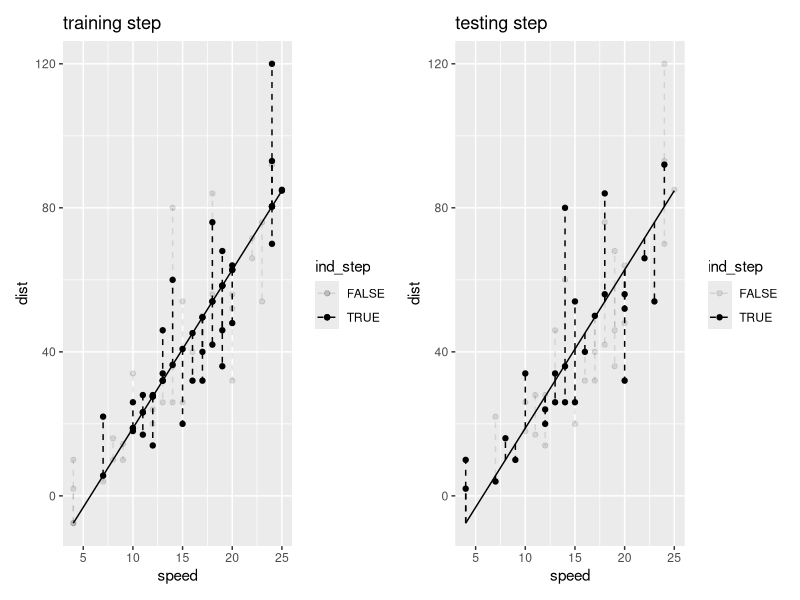

The R source for this figure:
## ---- chunk 1
knitr::opts_chunk$set(echo = TRUE)
options(tidyverse.quiet = TRUE)
## ---- chunk 2
library(tidyverse)


compute_split <- function(data = cars, scales, seed = getOption("seed", 1999), step = getOption("tt_step", "train")){
  
  set.seed(seed)
  n <- nrow(data)
  n_train = (n/2) |> round()
  which_train_num <- sample(1:n, size = n_train,  replace = F)
  
  data |> 
    mutate(train_test = ifelse(row_number() %in% which_train_num, "train", "test")) |>
    mutate(ind_step = train_test == step)
  
  # 
  #   mutate()
  #   
  #   
  # which_train <- 1:n %in% which_train_num 
  # which_test <- !which_train
  # 
  # if(step == "train"){
  #   data |> _[which_train, ]
  # }else{
  #     data |> _[which_test, ]
  #   }
  
}

StatSplit <- ggproto("StatSplit", Stat,
                           compute_panel = compute_split,
                           default_aes = aes(alpha = after_stat(ind_step)))

cars |>
  rename(x = speed, y = dist) |>
  compute_split() |>
  head()



compute_split_lm <- function(data, scales, step = getOption("tt_step", "train")){
  
  data <- data |> compute_split(step = step)

  data$yend = data$y
  data$xend = data$x

  model <- lm(y ~ x, data = data |> filter(train_test == "train"))

  data$y = predict(model, data)

  data
  
}


StatLmSplit <- ggproto("StatLmSplit", Stat,
                        compute_panel = compute_split_lm,
                        default_aes = aes(alpha = after_stat(ind_step)))

cars |>
  rename(x = speed, y = dist) |>
  compute_split_lm() |>
  head()
## ---- chunk 3
# train
ggplot(cars) + 
  aes(speed, dist) +
  geom_point(stat = StatSplit) + 
  geom_line(stat = StatLmSplit, step = "test", alpha = 1) + 
  geom_point(stat = StatLmSplit) + 
  geom_segment(stat = StatLmSplit, lty = "dashed") + 
  labs(title = "training step") ->
p_test

# test
ggplot(cars) + 
  aes(speed, dist) +
  geom_point(stat = StatSplit, step = "test") + 
  geom_line(stat = StatLmSplit, step = "test", alpha = 1) + 
  # geom_point(stat = StatLmSplit, step = "test") +
  geom_segment(stat = StatLmSplit, step = "test", lty = "dashed") + 
  labs(title = "testing step")  ->
p_train


library(patchwork)
p_test + p_train

## ---- chunk 4
